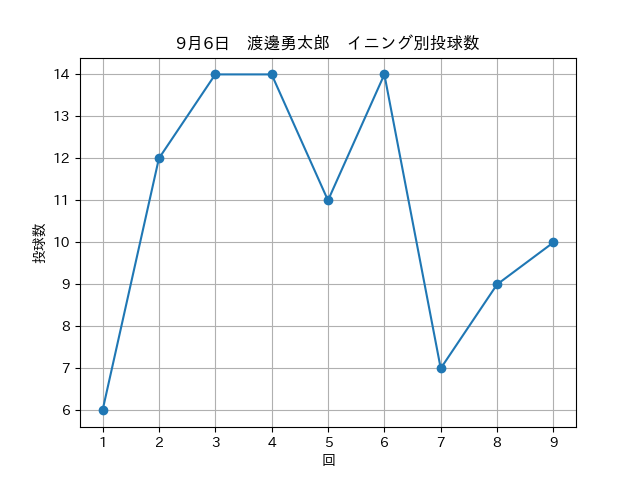

Source code (Python):
import pandas as pd
import matplotlib.pyplot as plt
import japanize_matplotlib

df = pd.read_csv("9_6_yutarou.csv")

plt.title("9月6日　渡邊勇太郎　イニング別投球数")
plt.xlabel("回")
plt.ylabel("投球数")
plt.plot(df["回"], df["投球数"], marker="o", linestyle="-")
plt.xticks(df["回"])
plt.grid(True)
plt.show()
